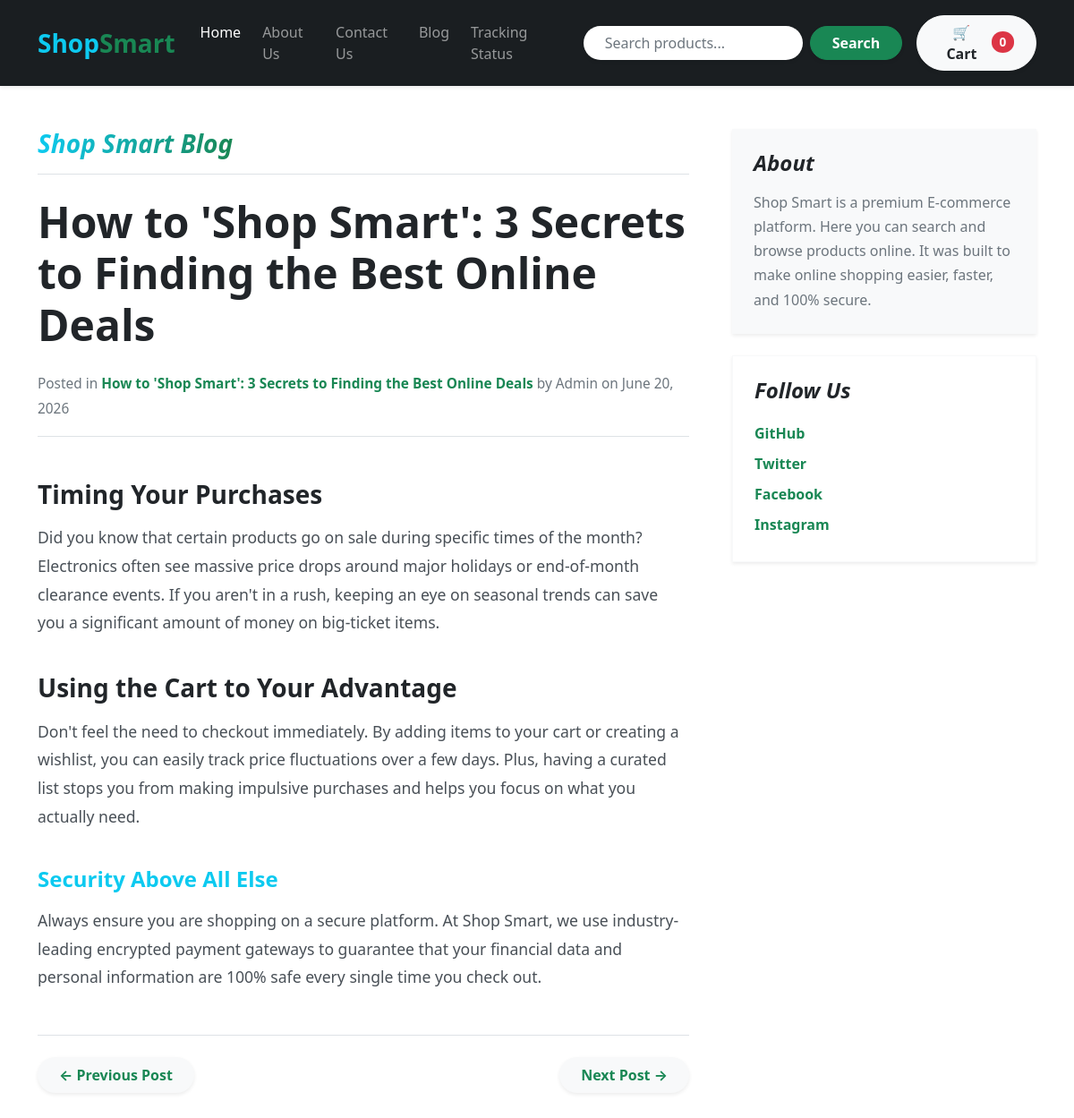
Screenshot of /blog/blogpost/5 with the database file from the repository.
### blog/models.py (models this page shows, shortened)
class BlogPost(models.Model):
    blog_id = models.AutoField(primary_key=True)
    title = models.CharField(max_length=500,default="")
    heading_1 = models.CharField(max_length=500,default="")
    heading_1_content = models.CharField(max_length=5000,default="")
    heading_2 = models.CharField(max_length=500,default="")
    heading_2_content = models.CharField(max_length=5000)
    sub_heading = models.CharField(max_length=500,default="")
    sub_heading_content = models.CharField(max_length=5000)
    pub_date = models.DateField()
    image = models.ImageField(upload_to="blog/images",default="")

### blog/views.py (the view)
# urls.py: path("blogpost/<int:blog_id>", views.blogpost , name="blogpost")
def blogpost(request,blog_id):
    try:
        blog = BlogPost.objects.get(blog_id=blog_id)
        id_bounds = BlogPost.objects.aggregate(min_id=Min('blog_id'), max_id=Max('blog_id'))
        context = {
            'blog': blog,
            'min_id': id_bounds['min_id'],
            'max_id': id_bounds['max_id']
        }
        return render(request,'blog/blogpost.html',context)
    except:\
        return render(request, 'blog/blogpost.html', {'no_id': True})

### blog/templates/blog/blogpost.html (shortened to what this page needs)
{% extends 'blog/master.html' %}
{% block body %}
<div class="container mt-5 mb-5">
    <div class="row g-5">
        <div class="col-md-8">
            <h3 class="pb-3 mb-4 fst-italic border-bottom fw-bold text-muted">
               <span class="text-gradient"> Shop Smart Blog</span>
            </h3>
            <article class="blog-post">
                <h1 class="blog-post-title display-5">{{ blog.title }}</h1>
                <p class="text-muted small mb-5 border-bottom pb-3">
                    Posted in <strong class="text-success">{{ blog.title }}</strong> by Admin on {{ blog.pub_date }}
                </p>
                <h2 class="h3">{{ blog.heading_1 }}</h2>
                <p>{{ blog.heading_1_content }}</p>
                <h2 class="h3">{{ blog.heading_2 }}</h2>
                <p>{{ blog.heading_2_content }}</p>
                <h3 class="h4 text-info">{{ blog.sub_heading }}</h3>
                <p>{{ blog.sub_heading_content }}</p>
            </article>
            <nav aria-label="Blog post navigation" class="mt-5 pt-4 border-top">
                <div class="d-flex justify-content-between">
                    <button id="pr{{blog.blog_id}}" class="previous page-link rounded-pill px-4 py-2 fw-bold shadow-sm" {% if blog.blog_id == min_id %}disabled{% endif %}>
                        &larr; Previous Post
                    </button>
                    <button id="ne{{blog.blog_id}}" class="next page-link rounded-pill px-4 py-2 fw-bold shadow-sm" {% if blog.blog_id == max_id %}disabled{% endif %}>
                        Next Post &rarr;
                    </button>
                </div>
            </nav>
        </div>
        <div class="col-md-4">
            <div class="position-sticky" style="top: 2rem;">
                <div class="p-4 mb-4 bg-light rounded-4 shadow-sm border-0">
                    <h4 class="fst-italic fw-bold text-dark mb-3">About</h4>
                    <p class="mb-0 text-secondary" style="line-height: 1.7;">
                        Shop Smart is a premium E-commerce platform. Here you can search and browse products online.
                        It was built to make online shopping easier, faster, and 100% secure.
                    </p>
                </div>
                <div class="p-4 bg-white rounded-4 shadow-sm border border-light">
                    <h4 class="fst-italic fw-bold text-dark mb-3">Follow Us</h4>
                    <ul class="list-unstyled mb-0 social-links">
                        <li><a href="#">GitHub</a></li>
                        <li><a href="#">Twitter</a></li>
                        <li><a href="#">Facebook</a></li>
                        <li><a href="#">Instagram</a></li>
                    </ul>
                </div>
            </div>
        </div>
    </div>
</div>
{% endblock %}

### rows the page displays
BlogPost: title "How to 'Shop Smart': 3 Secrets to Finding the Best Online Deals", pub_date "June 20, 2026", heading_1 "Timing Your Purchases", heading_1_content "Did you know that certain products go on sale during specific times of the month? Electronics often see massive price drops around major holidays or end-of-month clearance events. If you aren't in a rush, keeping an eye on seasonal trends can save you a significant amount of money on big-ticket items.", heading_2 "Using the Cart to Your Advantage", heading_2_content "Don't feel the need to checkout immediately. By adding items to your cart or creating a wishlist, you can easily track price fluctuations over a few days. Plus, having a curated list stops you from making impulsive purchases and helps you focus on what you actually need.", sub_heading "Security Above All Else", sub_heading_content "Always ensure you are shopping on a secure platform. At Shop Smart, we use industry-leading encrypted payment gateways to guarantee that your financial data and personal information are 100% safe every single time you check out."
